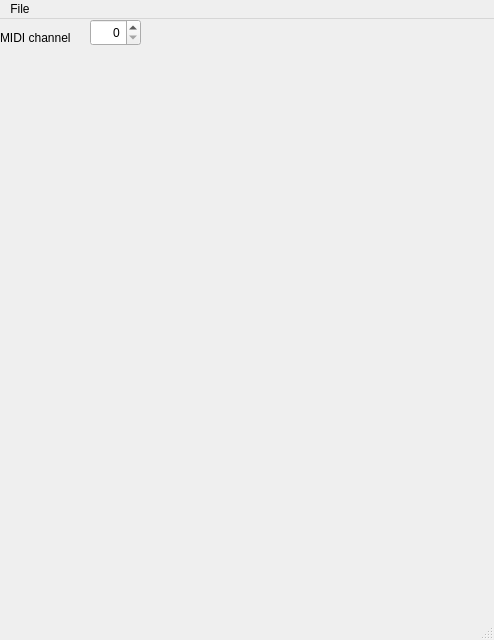
<?xml version="1.0" encoding="UTF-8"?>
<ui version="4.0">
 <class>MainWindow</class>
 <widget class="QMainWindow" name="MainWindow">
  <property name="geometry">
   <rect>
    <x>0</x>
    <y>0</y>
    <width>494</width>
    <height>640</height>
   </rect>
  </property>
  <property name="windowTitle">
   <string>MainWindow</string>
  </property>
  <widget class="QWidget" name="centralwidget">
   <widget class="QSpinBox" name="MIDIChannelSelector">
    <property name="geometry">
     <rect>
      <x>90</x>
      <y>0</y>
      <width>51</width>
      <height>27</height>
     </rect>
    </property>
    <property name="alignment">
     <set>Qt::AlignRight|Qt::AlignTrailing|Qt::AlignVCenter</set>
    </property>
    <property name="maximum">
     <number>127</number>
    </property>
   </widget>
   <widget class="QLabel" name="label">
    <property name="geometry">
     <rect>
      <x>0</x>
      <y>10</y>
      <width>85</width>
      <height>17</height>
     </rect>
    </property>
    <property name="text">
     <string>MIDI channel</string>
    </property>
   </widget>
  </widget>
  <widget class="QMenuBar" name="menubar">
   <property name="geometry">
    <rect>
     <x>0</x>
     <y>0</y>
     <width>494</width>
     <height>27</height>
    </rect>
   </property>
   <widget class="QMenu" name="menuFile">
    <property name="title">
     <string>File</string>
    </property>
   </widget>
   <addaction name="menuFile"/>
  </widget>
  <widget class="QStatusBar" name="statusbar"/>
 </widget>
 <resources/>
 <connections/>
</ui>
